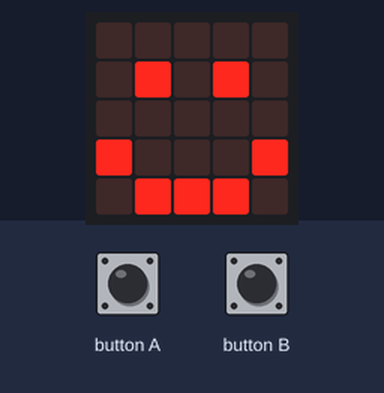
This program was run on a simulated BBC micro:bit (MakeCode). On the bench: the board's 5×5 LED display. The inputs (shaded band) are chosen by the test bench.

Above: at 1.8 s.
1.9 s: button A pressed for 0.15 s
At 3.2 s:
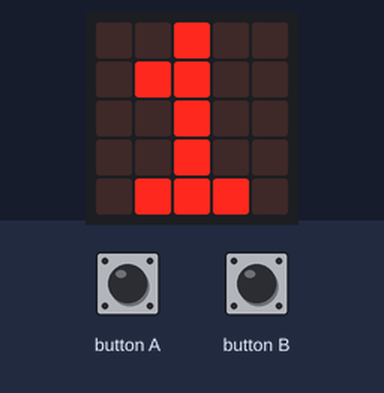
3.5 s: button B pressed for 0.15 s
At 4.7 s:
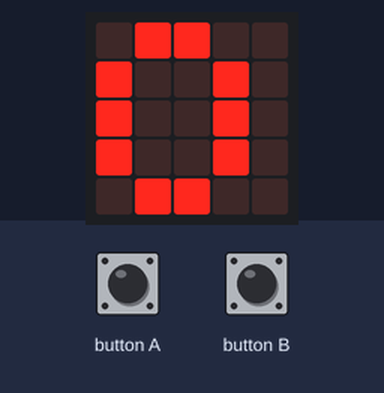
Timing chart, 0 to 6.5 s (numbered marks = the images above; inputs shaded):
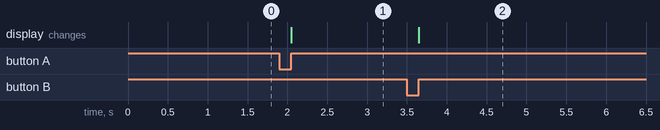

The program:

main.ts
```typescript
// (licence header left out)
// variables
let timesClicked = 0

basic.clearScreen()
basic.showIcon(IconNames.Happy)

input.onButtonPressed(Button.A, function () {
  basic.clearScreen()
  timesClicked = timesClicked + 1
  basic.showNumber(timesClicked)
})

input.onButtonPressed(Button.B, function() {
  basic.clearScreen()
  timesClicked = 0
  basic.showNumber(timesClicked)
})
```

Measured:
- after the input at 1.9 s, the display: changes after 0.15 s (image 1)
- after the input at 3.5 s, the display: changes after 0.15 s (image 2)
